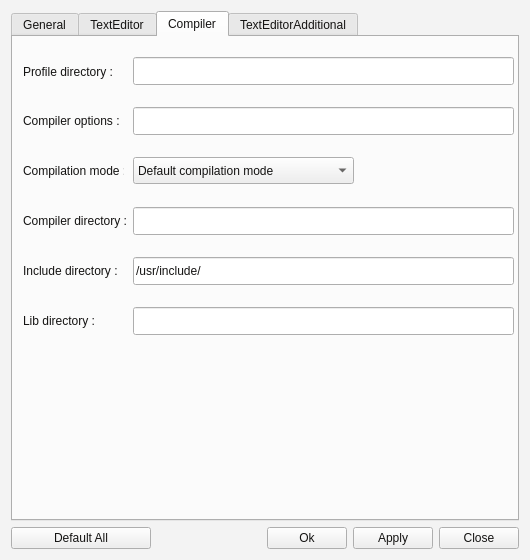
<?xml version="1.0" encoding="UTF-8"?>
<ui version="4.0">
 <class>optionsForm</class>
 <widget class="QWidget" name="optionsForm">
  <property name="windowModality">
   <enum>Qt::ApplicationModal</enum>
  </property>
  <property name="geometry">
   <rect>
    <x>0</x>
    <y>0</y>
    <width>530</width>
    <height>560</height>
   </rect>
  </property>
  <property name="minimumSize">
   <size>
    <width>530</width>
    <height>560</height>
   </size>
  </property>
  <property name="palette">
   <palette>
    <active>
     <colorrole role="WindowText">
      <brush brushstyle="SolidPattern">
       <color alpha="255">
        <red>20</red>
        <green>19</green>
        <blue>18</blue>
       </color>
      </brush>
     </colorrole>
     <colorrole role="Dark">
      <brush brushstyle="SolidPattern">
       <color alpha="255">
        <red>15</red>
        <green>28</green>
        <blue>109</blue>
       </color>
      </brush>
     </colorrole>
     <colorrole role="Text">
      <brush brushstyle="SolidPattern">
       <color alpha="255">
        <red>20</red>
        <green>19</green>
        <blue>18</blue>
       </color>
      </brush>
     </colorrole>
     <colorrole role="ButtonText">
      <brush brushstyle="SolidPattern">
       <color alpha="255">
        <red>20</red>
        <green>19</green>
        <blue>18</blue>
       </color>
      </brush>
     </colorrole>
     <colorrole role="Base">
      <brush brushstyle="SolidPattern">
       <color alpha="255">
        <red>255</red>
        <green>255</green>
        <blue>255</blue>
       </color>
      </brush>
     </colorrole>
     <colorrole role="Window">
      <brush brushstyle="SolidPattern">
       <color alpha="255">
        <red>243</red>
        <green>243</green>
        <blue>243</blue>
       </color>
      </brush>
     </colorrole>
    </active>
    <inactive>
     <colorrole role="WindowText">
      <brush brushstyle="SolidPattern">
       <color alpha="255">
        <red>20</red>
        <green>19</green>
        <blue>18</blue>
       </color>
      </brush>
     </colorrole>
     <colorrole role="Dark">
      <brush brushstyle="SolidPattern">
       <color alpha="255">
        <red>15</red>
        <green>28</green>
        <blue>109</blue>
       </color>
      </brush>
     </colorrole>
     <colorrole role="Text">
      <brush brushstyle="SolidPattern">
       <color alpha="255">
        <red>20</red>
        <green>19</green>
        <blue>18</blue>
       </color>
      </brush>
     </colorrole>
     <colorrole role="ButtonText">
      <brush brushstyle="SolidPattern">
       <color alpha="255">
        <red>20</red>
        <green>19</green>
        <blue>18</blue>
       </color>
      </brush>
     </colorrole>
     <colorrole role="Base">
      <brush brushstyle="SolidPattern">
       <color alpha="255">
        <red>255</red>
        <green>255</green>
        <blue>255</blue>
       </color>
      </brush>
     </colorrole>
     <colorrole role="Window">
      <brush brushstyle="SolidPattern">
       <color alpha="255">
        <red>243</red>
        <green>243</green>
        <blue>243</blue>
       </color>
      </brush>
     </colorrole>
    </inactive>
    <disabled>
     <colorrole role="WindowText">
      <brush brushstyle="SolidPattern">
       <color alpha="255">
        <red>15</red>
        <green>28</green>
        <blue>109</blue>
       </color>
      </brush>
     </colorrole>
     <colorrole role="Dark">
      <brush brushstyle="SolidPattern">
       <color alpha="255">
        <red>15</red>
        <green>28</green>
        <blue>109</blue>
       </color>
      </brush>
     </colorrole>
     <colorrole role="Text">
      <brush brushstyle="SolidPattern">
       <color alpha="255">
        <red>15</red>
        <green>28</green>
        <blue>109</blue>
       </color>
      </brush>
     </colorrole>
     <colorrole role="ButtonText">
      <brush brushstyle="SolidPattern">
       <color alpha="255">
        <red>15</red>
        <green>28</green>
        <blue>109</blue>
       </color>
      </brush>
     </colorrole>
     <colorrole role="Base">
      <brush brushstyle="SolidPattern">
       <color alpha="255">
        <red>243</red>
        <green>243</green>
        <blue>243</blue>
       </color>
      </brush>
     </colorrole>
     <colorrole role="Window">
      <brush brushstyle="SolidPattern">
       <color alpha="255">
        <red>243</red>
        <green>243</green>
        <blue>243</blue>
       </color>
      </brush>
     </colorrole>
    </disabled>
   </palette>
  </property>
  <property name="windowTitle">
   <string>Settings</string>
  </property>
  <property name="autoFillBackground">
   <bool>false</bool>
  </property>
  <layout class="QGridLayout">
   <item row="1" column="0">
    <layout class="QHBoxLayout">
     <item>
      <widget class="QPushButton" name="defaultBtn">
       <property name="minimumSize">
        <size>
         <width>140</width>
         <height>0</height>
        </size>
       </property>
       <property name="text">
        <string>Default All</string>
       </property>
      </widget>
     </item>
     <item>
      <spacer>
       <property name="orientation">
        <enum>Qt::Horizontal</enum>
       </property>
       <property name="sizeHint" stdset="0">
        <size>
         <width>40</width>
         <height>20</height>
        </size>
       </property>
      </spacer>
     </item>
     <item>
      <widget class="QPushButton" name="okBtn">
       <property name="text">
        <string>Ok</string>
       </property>
      </widget>
     </item>
     <item>
      <widget class="QPushButton" name="applyBtn">
       <property name="text">
        <string>Apply</string>
       </property>
      </widget>
     </item>
     <item>
      <widget class="QPushButton" name="closeBtn">
       <property name="text">
        <string>Close</string>
       </property>
      </widget>
     </item>
    </layout>
   </item>
   <item row="0" column="0">
    <widget class="QTabWidget" name="tabWidget">
     <property name="sizePolicy">
      <sizepolicy hsizetype="Expanding" vsizetype="Expanding">
       <horstretch>0</horstretch>
       <verstretch>0</verstretch>
      </sizepolicy>
     </property>
     <property name="autoFillBackground">
      <bool>false</bool>
     </property>
     <property name="currentIndex">
      <number>2</number>
     </property>
     <widget class="QWidget" name="tabGeneral">
      <attribute name="title">
       <string>General</string>
      </attribute>
      <widget class="QCheckBox" name="checkBox">
       <property name="geometry">
        <rect>
         <x>40</x>
         <y>60</y>
         <width>261</width>
         <height>23</height>
        </rect>
       </property>
       <property name="text">
        <string>Load last project on startup</string>
       </property>
      </widget>
      <widget class="QLabel" name="label_2">
       <property name="geometry">
        <rect>
         <x>10</x>
         <y>20</y>
         <width>471</width>
         <height>18</height>
        </rect>
       </property>
       <property name="font">
        <font>
         <pointsize>10</pointsize>
         <weight>75</weight>
         <bold>true</bold>
        </font>
       </property>
       <property name="text">
        <string>Project settings</string>
       </property>
      </widget>
      <widget class="QGroupBox" name="languageBox">
       <property name="enabled">
        <bool>true</bool>
       </property>
       <property name="geometry">
        <rect>
         <x>50</x>
         <y>100</y>
         <width>141</width>
         <height>121</height>
        </rect>
       </property>
       <property name="title">
        <string>Interface language:</string>
       </property>
       <property name="checkable">
        <bool>false</bool>
       </property>
       <widget class="QWidget" name="layoutWidget">
        <property name="geometry">
         <rect>
          <x>10</x>
          <y>40</y>
          <width>111</width>
          <height>56</height>
         </rect>
        </property>
        <layout class="QVBoxLayout">
         <item>
          <widget class="QRadioButton" name="engRBtn">
           <property name="text">
            <string>English</string>
           </property>
           <property name="checked">
            <bool>true</bool>
           </property>
          </widget>
         </item>
         <item>
          <widget class="QRadioButton" name="ukrRBtn">
           <property name="text">
            <string>Ukrainian</string>
           </property>
          </widget>
         </item>
        </layout>
       </widget>
      </widget>
      <widget class="QWidget" name="layoutWidget">
       <property name="geometry">
        <rect>
         <x>30</x>
         <y>240</y>
         <width>361</width>
         <height>31</height>
        </rect>
       </property>
       <layout class="QHBoxLayout">
        <item>
         <widget class="QLabel" name="label_3">
          <property name="text">
           <string>Show last</string>
          </property>
         </widget>
        </item>
        <item>
         <widget class="QSpinBox" name="sB_LOFCount">
          <property name="maximumSize">
           <size>
            <width>100</width>
            <height>16777215</height>
           </size>
          </property>
          <property name="minimum">
           <number>0</number>
          </property>
          <property name="value">
           <number>5</number>
          </property>
         </widget>
        </item>
        <item>
         <widget class="QLabel" name="label_4">
          <property name="text">
           <string>opened files</string>
          </property>
         </widget>
        </item>
       </layout>
      </widget>
      <widget class="QWidget" name="layoutWidget">
       <property name="geometry">
        <rect>
         <x>30</x>
         <y>300</y>
         <width>361</width>
         <height>56</height>
        </rect>
       </property>
       <layout class="QVBoxLayout">
        <item>
         <widget class="QLabel" name="label">
          <property name="text">
           <string>Default projects directory</string>
          </property>
          <property name="buddy">
           <cstring>tabWidget</cstring>
          </property>
         </widget>
        </item>
        <item>
         <widget class="QComboBox" name="directoryBox">
          <property name="editable">
           <bool>true</bool>
          </property>
          <item>
           <property name="text">
            <string>/home</string>
           </property>
          </item>
          <item>
           <property name="text">
            <string>&lt;Other...&gt;</string>
           </property>
          </item>
         </widget>
        </item>
       </layout>
      </widget>
      <widget class="QWidget" name="layoutWidget_2">
       <property name="geometry">
        <rect>
         <x>30</x>
         <y>400</y>
         <width>461</width>
         <height>31</height>
        </rect>
       </property>
       <layout class="QHBoxLayout">
        <item>
         <widget class="QLabel" name="label_5">
          <property name="maximumSize">
           <size>
            <width>200</width>
            <height>16777215</height>
           </size>
          </property>
          <property name="text">
           <string>Window Font:</string>
          </property>
         </widget>
        </item>
        <item>
         <spacer>
          <property name="orientation">
           <enum>Qt::Horizontal</enum>
          </property>
          <property name="sizeHint" stdset="0">
           <size>
            <width>40</width>
            <height>20</height>
           </size>
          </property>
         </spacer>
        </item>
        <item>
         <widget class="QLabel" name="fontLable">
          <property name="minimumSize">
           <size>
            <width>170</width>
            <height>0</height>
           </size>
          </property>
          <property name="maximumSize">
           <size>
            <width>200</width>
            <height>16777215</height>
           </size>
          </property>
          <property name="frameShape">
           <enum>QFrame::WinPanel</enum>
          </property>
          <property name="frameShadow">
           <enum>QFrame::Plain</enum>
          </property>
          <property name="text">
           <string>TextLabel</string>
          </property>
          <property name="scaledContents">
           <bool>false</bool>
          </property>
          <property name="openExternalLinks">
           <bool>false</bool>
          </property>
         </widget>
        </item>
        <item>
         <spacer>
          <property name="orientation">
           <enum>Qt::Horizontal</enum>
          </property>
          <property name="sizeHint" stdset="0">
           <size>
            <width>40</width>
            <height>20</height>
           </size>
          </property>
         </spacer>
        </item>
        <item>
         <widget class="QPushButton" name="fontBtn">
          <property name="maximumSize">
           <size>
            <width>110</width>
            <height>30</height>
           </size>
          </property>
          <property name="text">
           <string>Choose...</string>
          </property>
         </widget>
        </item>
       </layout>
      </widget>
     </widget>
     <widget class="QWidget" name="tabTextEditor">
      <attribute name="title">
       <string>TextEditor</string>
      </attribute>
      <widget class="QGroupBox" name="progLang">
       <property name="geometry">
        <rect>
         <x>80</x>
         <y>30</y>
         <width>351</width>
         <height>171</height>
        </rect>
       </property>
       <property name="title">
        <string>Use Cukr for programing on</string>
       </property>
       <property name="checkable">
        <bool>false</bool>
       </property>
       <property name="checked">
        <bool>false</bool>
       </property>
       <widget class="QRadioButton" name="cppBtn">
        <property name="geometry">
         <rect>
          <x>110</x>
          <y>50</y>
          <width>109</width>
          <height>25</height>
         </rect>
        </property>
        <property name="text">
         <string>C/C++</string>
        </property>
        <property name="checked">
         <bool>true</bool>
        </property>
       </widget>
       <widget class="QRadioButton" name="pascalBtn">
        <property name="geometry">
         <rect>
          <x>110</x>
          <y>90</y>
          <width>109</width>
          <height>25</height>
         </rect>
        </property>
        <property name="text">
         <string>Pascal</string>
        </property>
       </widget>
      </widget>
      <widget class="QGroupBox" name="codelangBox">
       <property name="enabled">
        <bool>true</bool>
       </property>
       <property name="geometry">
        <rect>
         <x>80</x>
         <y>230</y>
         <width>351</width>
         <height>121</height>
        </rect>
       </property>
       <property name="title">
        <string>code  language:</string>
       </property>
       <property name="checkable">
        <bool>false</bool>
       </property>
       <widget class="QWidget" name="layoutWidget_3">
        <property name="geometry">
         <rect>
          <x>90</x>
          <y>40</y>
          <width>181</width>
          <height>56</height>
         </rect>
        </property>
        <layout class="QVBoxLayout">
         <item>
          <widget class="QRadioButton" name="engRBtn_2">
           <property name="enabled">
            <bool>true</bool>
           </property>
           <property name="text">
            <string>English</string>
           </property>
           <property name="checked">
            <bool>true</bool>
           </property>
          </widget>
         </item>
         <item>
          <widget class="QRadioButton" name="ukrRBtn_2">
           <property name="enabled">
            <bool>true</bool>
           </property>
           <property name="text">
            <string>Ukrainian</string>
           </property>
          </widget>
         </item>
        </layout>
       </widget>
      </widget>
     </widget>
     <widget class="QWidget" name="tab">
      <attribute name="title">
       <string>Compiler</string>
      </attribute>
      <widget class="QLineEdit" name="profileDirLineEdit">
       <property name="geometry">
        <rect>
         <x>120</x>
         <y>20</y>
         <width>381</width>
         <height>28</height>
        </rect>
       </property>
      </widget>
      <widget class="QLabel" name="label_6">
       <property name="geometry">
        <rect>
         <x>10</x>
         <y>25</y>
         <width>90</width>
         <height>20</height>
        </rect>
       </property>
       <property name="text">
        <string>Profile directory :</string>
       </property>
      </widget>
      <widget class="QLineEdit" name="compilerOptionsLineEdit">
       <property name="geometry">
        <rect>
         <x>120</x>
         <y>70</y>
         <width>381</width>
         <height>28</height>
        </rect>
       </property>
      </widget>
      <widget class="QLabel" name="label_7">
       <property name="geometry">
        <rect>
         <x>10</x>
         <y>75</y>
         <width>101</width>
         <height>18</height>
        </rect>
       </property>
       <property name="text">
        <string>Compiler options :</string>
       </property>
      </widget>
      <widget class="QComboBox" name="comboBox">
       <property name="geometry">
        <rect>
         <x>120</x>
         <y>120</y>
         <width>221</width>
         <height>27</height>
        </rect>
       </property>
       <item>
        <property name="text">
         <string>Default compilation mode</string>
        </property>
       </item>
      </widget>
      <widget class="QLabel" name="label_8">
       <property name="geometry">
        <rect>
         <x>10</x>
         <y>125</y>
         <width>101</width>
         <height>18</height>
        </rect>
       </property>
       <property name="text">
        <string>Compilation mode :</string>
       </property>
      </widget>
      <widget class="QLineEdit" name="compilerDirLineEdit">
       <property name="enabled">
        <bool>true</bool>
       </property>
       <property name="geometry">
        <rect>
         <x>120</x>
         <y>170</y>
         <width>381</width>
         <height>28</height>
        </rect>
       </property>
      </widget>
      <widget class="QLineEdit" name="includeDirLineEdit">
       <property name="enabled">
        <bool>true</bool>
       </property>
       <property name="geometry">
        <rect>
         <x>120</x>
         <y>220</y>
         <width>381</width>
         <height>28</height>
        </rect>
       </property>
       <property name="text">
        <string>/usr/include/</string>
       </property>
      </widget>
      <widget class="QLineEdit" name="libDirLineEdit">
       <property name="enabled">
        <bool>true</bool>
       </property>
       <property name="geometry">
        <rect>
         <x>120</x>
         <y>270</y>
         <width>381</width>
         <height>28</height>
        </rect>
       </property>
       <property name="frame">
        <bool>true</bool>
       </property>
      </widget>
      <widget class="QLabel" name="label_9">
       <property name="geometry">
        <rect>
         <x>10</x>
         <y>175</y>
         <width>111</width>
         <height>18</height>
        </rect>
       </property>
       <property name="text">
        <string>Compiler directory :</string>
       </property>
      </widget>
      <widget class="QLabel" name="label_10">
       <property name="geometry">
        <rect>
         <x>10</x>
         <y>225</y>
         <width>111</width>
         <height>18</height>
        </rect>
       </property>
       <property name="text">
        <string>Include directory :</string>
       </property>
      </widget>
      <widget class="QLabel" name="label_11">
       <property name="geometry">
        <rect>
         <x>10</x>
         <y>275</y>
         <width>71</width>
         <height>18</height>
        </rect>
       </property>
       <property name="text">
        <string>Lib directory :</string>
       </property>
      </widget>
     </widget>
     <widget class="QWidget" name="tabEditorOpt">
      <attribute name="title">
       <string>TextEditorAdditional</string>
      </attribute>
      <widget class="QFrame" name="frame_2">
       <property name="geometry">
        <rect>
         <x>10</x>
         <y>290</y>
         <width>481</width>
         <height>191</height>
        </rect>
       </property>
       <property name="autoFillBackground">
        <bool>false</bool>
       </property>
       <property name="frameShape">
        <enum>QFrame::Box</enum>
       </property>
       <property name="frameShadow">
        <enum>QFrame::Raised</enum>
       </property>
       <property name="lineWidth">
        <number>1</number>
       </property>
       <property name="midLineWidth">
        <number>2</number>
       </property>
       <widget class="QLabel" name="label_12">
        <property name="geometry">
         <rect>
          <x>8</x>
          <y>8</y>
          <width>88</width>
          <height>18</height>
         </rect>
        </property>
        <property name="font">
         <font>
          <weight>75</weight>
          <bold>true</bold>
         </font>
        </property>
        <property name="text">
         <string>Indentations</string>
        </property>
       </widget>
       <widget class="QCheckBox" name="indentLineCHB">
        <property name="geometry">
         <rect>
          <x>160</x>
          <y>50</y>
          <width>211</width>
          <height>23</height>
         </rect>
        </property>
        <property name="text">
         <string>Show indentation lines</string>
        </property>
       </widget>
       <widget class="QGroupBox" name="groupBox">
        <property name="geometry">
         <rect>
          <x>10</x>
          <y>80</y>
          <width>461</width>
          <height>101</height>
         </rect>
        </property>
        <property name="font">
         <font>
          <weight>75</weight>
          <italic>false</italic>
          <bold>true</bold>
          <underline>false</underline>
         </font>
        </property>
        <property name="title">
         <string>Keys to use</string>
        </property>
        <layout class="QGridLayout" name="_2">
         <item row="0" column="0">
          <widget class="QCheckBox" name="tabKeyindentCHB">
           <property name="font">
            <font>
             <weight>50</weight>
             <bold>false</bold>
            </font>
           </property>
           <property name="text">
            <string>Tab key indents</string>
           </property>
           <property name="checked">
            <bool>true</bool>
           </property>
          </widget>
         </item>
         <item row="0" column="2">
          <widget class="Line" name="line_2">
           <property name="frameShadow">
            <enum>QFrame::Raised</enum>
           </property>
           <property name="lineWidth">
            <number>2</number>
           </property>
           <property name="midLineWidth">
            <number>4</number>
           </property>
           <property name="orientation">
            <enum>Qt::Vertical</enum>
           </property>
          </widget>
         </item>
         <item row="0" column="3">
          <widget class="QLabel" name="label_13">
           <property name="palette">
            <palette>
             <active>
              <colorrole role="WindowText">
               <brush brushstyle="SolidPattern">
                <color alpha="255">
                 <red>20</red>
                 <green>19</green>
                 <blue>18</blue>
                </color>
               </brush>
              </colorrole>
              <colorrole role="Text">
               <brush brushstyle="SolidPattern">
                <color alpha="255">
                 <red>20</red>
                 <green>19</green>
                 <blue>18</blue>
                </color>
               </brush>
              </colorrole>
              <colorrole role="ButtonText">
               <brush brushstyle="SolidPattern">
                <color alpha="255">
                 <red>20</red>
                 <green>19</green>
                 <blue>18</blue>
                </color>
               </brush>
              </colorrole>
             </active>
             <inactive>
              <colorrole role="WindowText">
               <brush brushstyle="SolidPattern">
                <color alpha="255">
                 <red>20</red>
                 <green>19</green>
                 <blue>18</blue>
                </color>
               </brush>
              </colorrole>
              <colorrole role="Text">
               <brush brushstyle="SolidPattern">
                <color alpha="255">
                 <red>20</red>
                 <green>19</green>
                 <blue>18</blue>
                </color>
               </brush>
              </colorrole>
              <colorrole role="ButtonText">
               <brush brushstyle="SolidPattern">
                <color alpha="255">
                 <red>20</red>
                 <green>19</green>
                 <blue>18</blue>
                </color>
               </brush>
              </colorrole>
             </inactive>
             <disabled>
              <colorrole role="WindowText">
               <brush brushstyle="SolidPattern">
                <color alpha="255">
                 <red>119</red>
                 <green>121</green>
                 <blue>126</blue>
                </color>
               </brush>
              </colorrole>
              <colorrole role="Text">
               <brush brushstyle="SolidPattern">
                <color alpha="255">
                 <red>99</red>
                 <green>101</green>
                 <blue>109</blue>
                </color>
               </brush>
              </colorrole>
              <colorrole role="ButtonText">
               <brush brushstyle="SolidPattern">
                <color alpha="255">
                 <red>102</red>
                 <green>102</green>
                 <blue>104</blue>
                </color>
               </brush>
              </colorrole>
             </disabled>
            </palette>
           </property>
           <property name="font">
            <font>
             <weight>50</weight>
             <bold>false</bold>
            </font>
           </property>
           <property name="text">
            <string>Tab width:</string>
           </property>
          </widget>
         </item>
         <item row="0" column="4">
          <widget class="QSpinBox" name="tabWidthSpinBox">
           <property name="palette">
            <palette>
             <active>
              <colorrole role="Text">
               <brush brushstyle="SolidPattern">
                <color alpha="255">
                 <red>20</red>
                 <green>19</green>
                 <blue>18</blue>
                </color>
               </brush>
              </colorrole>
             </active>
             <inactive>
              <colorrole role="Text">
               <brush brushstyle="SolidPattern">
                <color alpha="255">
                 <red>20</red>
                 <green>19</green>
                 <blue>18</blue>
                </color>
               </brush>
              </colorrole>
             </inactive>
             <disabled>
              <colorrole role="Text">
               <brush brushstyle="SolidPattern">
                <color alpha="255">
                 <red>140</red>
                 <green>140</green>
                 <blue>140</blue>
                </color>
               </brush>
              </colorrole>
             </disabled>
            </palette>
           </property>
           <property name="font">
            <font>
             <weight>50</weight>
             <bold>false</bold>
            </font>
           </property>
           <property name="minimum">
            <number>1</number>
           </property>
           <property name="maximum">
            <number>25</number>
           </property>
           <property name="value">
            <number>8</number>
           </property>
          </widget>
         </item>
         <item row="1" column="0" colspan="5">
          <widget class="Line" name="line">
           <property name="font">
            <font>
             <weight>50</weight>
             <bold>false</bold>
            </font>
           </property>
           <property name="frameShadow">
            <enum>QFrame::Sunken</enum>
           </property>
           <property name="lineWidth">
            <number>2</number>
           </property>
           <property name="midLineWidth">
            <number>2</number>
           </property>
           <property name="orientation">
            <enum>Qt::Horizontal</enum>
           </property>
          </widget>
         </item>
         <item row="2" column="0">
          <widget class="QCheckBox" name="BkspaceIndentCHB">
           <property name="font">
            <font>
             <weight>50</weight>
             <bold>false</bold>
            </font>
           </property>
           <property name="text">
            <string>Backspace key indents</string>
           </property>
          </widget>
         </item>
         <item row="0" column="1">
          <spacer>
           <property name="orientation">
            <enum>Qt::Horizontal</enum>
           </property>
           <property name="sizeHint" stdset="0">
            <size>
             <width>40</width>
             <height>20</height>
            </size>
           </property>
          </spacer>
         </item>
        </layout>
       </widget>
       <widget class="QCheckBox" name="autoIndentCHB">
        <property name="geometry">
         <rect>
          <x>160</x>
          <y>20</y>
          <width>211</width>
          <height>23</height>
         </rect>
        </property>
        <property name="text">
         <string>Automatic indentation</string>
        </property>
       </widget>
      </widget>
      <widget class="QFrame" name="frame_5">
       <property name="geometry">
        <rect>
         <x>10</x>
         <y>220</y>
         <width>481</width>
         <height>61</height>
        </rect>
       </property>
       <property name="autoFillBackground">
        <bool>false</bool>
       </property>
       <property name="frameShape">
        <enum>QFrame::Box</enum>
       </property>
       <property name="frameShadow">
        <enum>QFrame::Raised</enum>
       </property>
       <property name="lineWidth">
        <number>1</number>
       </property>
       <property name="midLineWidth">
        <number>2</number>
       </property>
       <layout class="QGridLayout" name="_3">
        <item row="0" column="0" colspan="2">
         <widget class="QLabel" name="label_14">
          <property name="font">
           <font>
            <weight>75</weight>
            <bold>true</bold>
           </font>
          </property>
          <property name="text">
           <string>Code Folding</string>
          </property>
         </widget>
        </item>
        <item row="1" column="1">
         <widget class="QCheckBox" name="foldingMarkersCHB">
          <property name="text">
           <string>Show folding markers</string>
          </property>
         </widget>
        </item>
        <item row="1" column="0">
         <spacer>
          <property name="orientation">
           <enum>Qt::Horizontal</enum>
          </property>
          <property name="sizeHint" stdset="0">
           <size>
            <width>40</width>
            <height>20</height>
           </size>
          </property>
         </spacer>
        </item>
        <item row="1" column="2">
         <spacer>
          <property name="orientation">
           <enum>Qt::Horizontal</enum>
          </property>
          <property name="sizeHint" stdset="0">
           <size>
            <width>40</width>
            <height>20</height>
           </size>
          </property>
         </spacer>
        </item>
       </layout>
      </widget>
      <widget class="QFrame" name="frame_4">
       <property name="geometry">
        <rect>
         <x>10</x>
         <y>10</y>
         <width>481</width>
         <height>61</height>
        </rect>
       </property>
       <property name="autoFillBackground">
        <bool>false</bool>
       </property>
       <property name="frameShape">
        <enum>QFrame::Box</enum>
       </property>
       <property name="frameShadow">
        <enum>QFrame::Raised</enum>
       </property>
       <property name="lineWidth">
        <number>1</number>
       </property>
       <property name="midLineWidth">
        <number>2</number>
       </property>
       <layout class="QGridLayout" name="_4">
        <item row="0" column="0" colspan="2">
         <widget class="QLabel" name="label_15">
          <property name="font">
           <font>
            <weight>75</weight>
            <bold>true</bold>
           </font>
          </property>
          <property name="text">
           <string>Border</string>
          </property>
         </widget>
        </item>
        <item row="1" column="1">
         <widget class="QCheckBox" name="lineNumbCHB">
          <property name="text">
           <string>Show line numbers</string>
          </property>
         </widget>
        </item>
        <item row="1" column="0">
         <spacer>
          <property name="orientation">
           <enum>Qt::Horizontal</enum>
          </property>
          <property name="sizeHint" stdset="0">
           <size>
            <width>40</width>
            <height>20</height>
           </size>
          </property>
         </spacer>
        </item>
        <item row="1" column="2">
         <spacer>
          <property name="orientation">
           <enum>Qt::Horizontal</enum>
          </property>
          <property name="sizeHint" stdset="0">
           <size>
            <width>40</width>
            <height>20</height>
           </size>
          </property>
         </spacer>
        </item>
       </layout>
      </widget>
      <widget class="QFrame" name="frame_3">
       <property name="geometry">
        <rect>
         <x>10</x>
         <y>150</y>
         <width>481</width>
         <height>61</height>
        </rect>
       </property>
       <property name="autoFillBackground">
        <bool>false</bool>
       </property>
       <property name="frameShape">
        <enum>QFrame::Box</enum>
       </property>
       <property name="frameShadow">
        <enum>QFrame::Raised</enum>
       </property>
       <property name="lineWidth">
        <number>1</number>
       </property>
       <property name="midLineWidth">
        <number>2</number>
       </property>
       <layout class="QGridLayout" name="_5">
        <item row="0" column="0" colspan="2">
         <widget class="QLabel" name="label_16">
          <property name="font">
           <font>
            <weight>75</weight>
            <bold>true</bold>
           </font>
          </property>
          <property name="text">
           <string>Word Wrap</string>
          </property>
         </widget>
        </item>
        <item row="1" column="1">
         <widget class="QCheckBox" name="wordWrapCHB">
          <property name="text">
           <string>Dynamic word wrap</string>
          </property>
         </widget>
        </item>
        <item row="1" column="0">
         <spacer>
          <property name="orientation">
           <enum>Qt::Horizontal</enum>
          </property>
          <property name="sizeHint" stdset="0">
           <size>
            <width>40</width>
            <height>20</height>
           </size>
          </property>
         </spacer>
        </item>
        <item row="1" column="2">
         <spacer>
          <property name="orientation">
           <enum>Qt::Horizontal</enum>
          </property>
          <property name="sizeHint" stdset="0">
           <size>
            <width>40</width>
            <height>20</height>
           </size>
          </property>
         </spacer>
        </item>
       </layout>
      </widget>
      <widget class="QFrame" name="frame">
       <property name="geometry">
        <rect>
         <x>10</x>
         <y>80</y>
         <width>481</width>
         <height>61</height>
        </rect>
       </property>
       <property name="autoFillBackground">
        <bool>false</bool>
       </property>
       <property name="frameShape">
        <enum>QFrame::Box</enum>
       </property>
       <property name="frameShadow">
        <enum>QFrame::Raised</enum>
       </property>
       <property name="lineWidth">
        <number>1</number>
       </property>
       <property name="midLineWidth">
        <number>2</number>
       </property>
       <layout class="QGridLayout" name="_6">
        <item row="0" column="0" colspan="2">
         <widget class="QLabel" name="label_17">
          <property name="font">
           <font>
            <weight>75</weight>
            <bold>true</bold>
           </font>
          </property>
          <property name="text">
           <string>Word Completion</string>
          </property>
         </widget>
        </item>
        <item row="1" column="1">
         <widget class="QCheckBox" name="autoComplCHB">
          <property name="text">
           <string>Use auto-completion</string>
          </property>
         </widget>
        </item>
        <item row="1" column="0">
         <spacer>
          <property name="orientation">
           <enum>Qt::Horizontal</enum>
          </property>
          <property name="sizeHint" stdset="0">
           <size>
            <width>40</width>
            <height>20</height>
           </size>
          </property>
         </spacer>
        </item>
        <item row="1" column="2">
         <spacer>
          <property name="orientation">
           <enum>Qt::Horizontal</enum>
          </property>
          <property name="sizeHint" stdset="0">
           <size>
            <width>40</width>
            <height>20</height>
           </size>
          </property>
         </spacer>
        </item>
       </layout>
      </widget>
     </widget>
    </widget>
   </item>
  </layout>
 </widget>
 <resources/>
 <connections/>
</ui>
